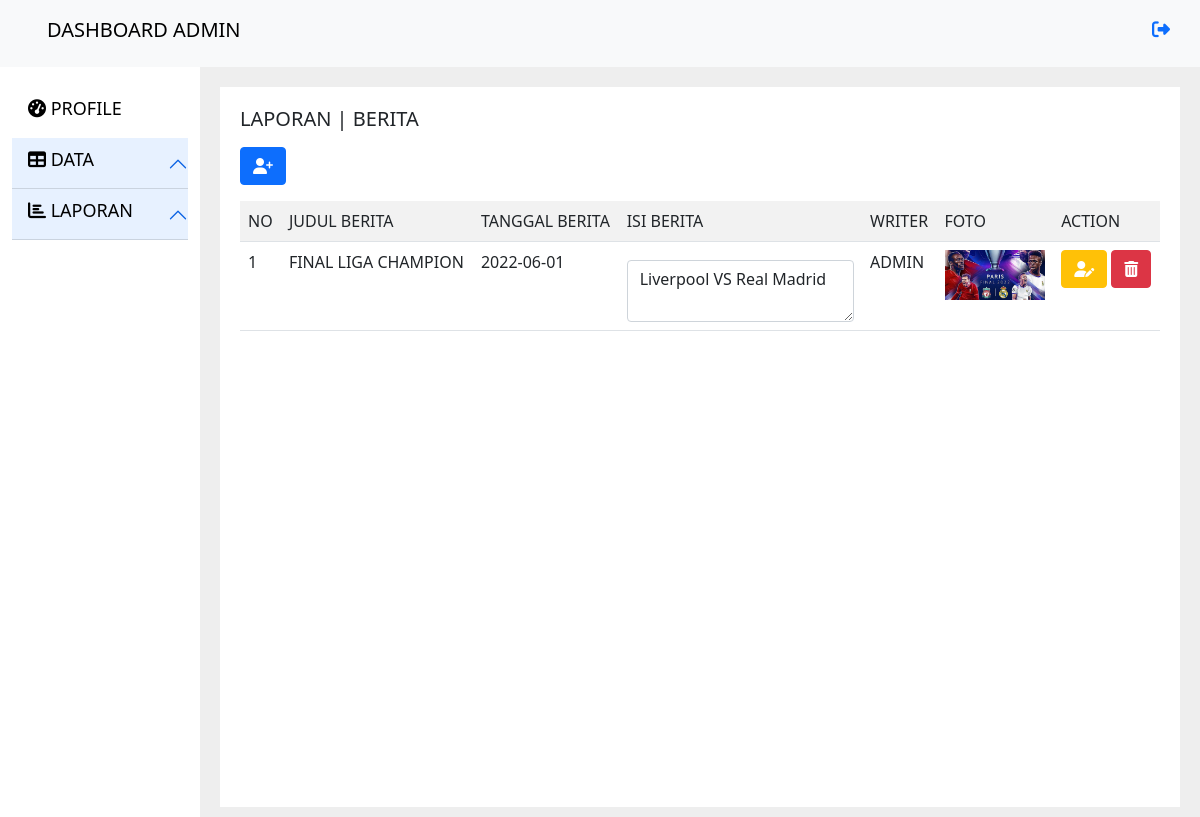
Screenshot of /admin/?halaman=admin-laporan-berita (signed in) with the database file from the repository.
### tables this page shows
CREATE TABLE `berita` (
  `idBerita` int(11) NOT NULL,
  `judulBerita` varchar(25) NOT NULL,
  `tanggalBerita` date NOT NULL,
  `isiBerita` text NOT NULL,
  `fotoBerita` varchar(225) NOT NULL,
  `idAdmin` int(11) NOT NULL
);

### app/view/admin/admin-laporan-berita.php (the view, shortened to what this page needs)
<h5 class="text-uppercase mb-3">Laporan | Berita</h5>
<a href="?halaman=admin-laporan-berita&menu=tambah-berita" class="btn btn-primary btn-md mb-3"><i class="fas fa-user-plus"></i></a>
<div class="table-responsive">
<table class="table table-striped table-hover">
	<tr>
		<td>No</td>
		<td>Judul Berita</td>
		<td>Tanggal Berita</td>
		<td>isi Berita</td>
		<td>Writer</td>
		<td>Foto</td>
		<td>Action</td>
	</tr>
	<?php
	$sql  = "SELECT * FROM berita a, admin b WHERE a.idAdmin = b.idAdmin;";
	$exe  = $conn->query($sql);
	$no = 1;
	while ($data = $exe->fetch_array()) { ?>
		<tr>
			<td><?= $no ++ ?></td>
			<td><?= $data['judulBerita']?></td>
			<td><?= $data['tanggalBerita']?></td>
			<td><textarea class="form-control"><?= $data['isiBerita']?></textarea></td>
			<td><?= $data['userAdmin']?></td>
			<td><img src="../gambar/berita/<?= $data['fotoBerita'] ?>" class="img-fluid" width="100"></td>
			<td>
				<a href="?halaman=admin-laporan-berita&menu=edit-berita&id=<?= $data['idBerita'] ?>" class="btn btn-warning btn-md" style="color:white"><i class="fas fa-user-edit"></i></a>
				<a href="../app/model/admin/admin-delete-berita.php?id=<?= $data['idBerita'] ?>" class="btn btn-danger btn-md"><i class="fas fa-trash-alt"></i></a>
			</td>
		</tr>
<?php }	?>
</table>

### assets/css/style.css (style rules this page uses)
table tr td { text-transform: uppercase; }
.form-control { margin-top: 10px; }

### rows the page displays
berita: judulBerita "FINAL LIGA CHAMPION", tanggalBerita "2022-06-01", isiBerita "Liverpool VS Real Madrid", idAdmin.userAdmin "ADMIN", fotoBerita (picture)
